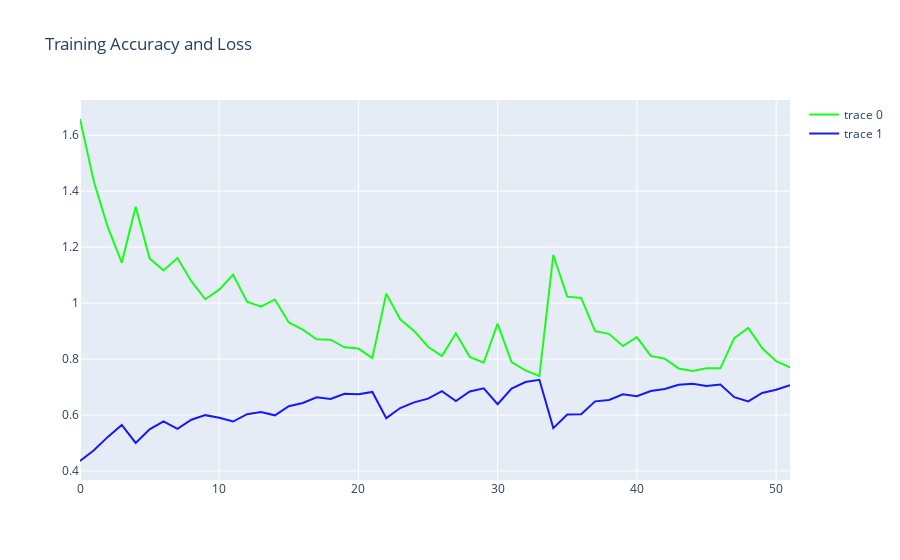

Write notebook code for a chart like this one.
### Markdown cell above
# Plotting results

### Code cell
x_ = np.array(range(len(history.history['loss']))) # get loss values from the history
trace1 = go.Scatter(
        x = x_,
        y = history.history['loss'], # get loss values from the history
        mode = "lines",
        marker = dict(color = "rgba(0,255,0,0.9)"),
        text = "Loss"
)
trace2 = go.Scatter(
        x = x_,
        y = history.history['accuracy'],# get accuracy values from the history
        mode = "lines",
        marker = dict(color = "rgba(0,0,255,0.9)"),
        text = "Accuracy"
)
data = [trace1,trace2]
layout = dict(title = "Training Accuracy and Loss")
fig = dict(data = data,layout=layout)
iplot(fig)

### Figure 1 — Plotly figure (JSON) as saved in the notebook; plotly's stock layout.template omitted (floating-point values rounded to 4 significant figures)
{"data": [{"marker": {"color": "rgba(0,255,0,0.9)"}, "mode": "lines", "text": "Loss", "type": "scatter", "x": [0, 1, 2, 3, 4, 5, 6, 7, 8, 9, 10, 11, 12, 13, 14, 15, 16, 17, 18, 19, 20, 21, 22, 23, 24, 25, 26, 27, 28, 29, 30, 31, 32, 33, 34, 35, 36, 37, 38, 39, 40, 41, 42, 43, 44, 45, 46, 47, 48, 49, 50, 51], "y": [1.658, 1.434, 1.271, 1.144, 1.345, 1.16, 1.117, 1.161, 1.078, 1.014, 1.048, 1.101, 1.005, 0.9869, 1.013, 0.9308, 0.9053, 0.8708, 0.8691, 0.8417, 0.8373, 0.803, 1.034, 0.9421, 0.9005, 0.8439, 0.8103, 0.8919, 0.8077, 0.7865, 0.9263, 0.7891, 0.7594, 0.7387, 1.172, 1.023, 1.019, 0.8997, 0.89, 0.8466, 0.878, 0.8109, 0.8011, 0.7663, 0.7571, 0.7671, 0.7667, 0.8748, 0.9114, 0.8392, 0.7922, 0.7699]}, {"marker": {"color": "rgba(0,0,255,0.9)"}, "mode": "lines", "text": "Accuracy", "type": "scatter", "x": [0, 1, 2, 3, 4, 5, 6, 7, 8, 9, 10, 11, 12, 13, 14, 15, 16, 17, 18, 19, 20, 21, 22, 23, 24, 25, 26, 27, 28, 29, 30, 31, 32, 33, 34, 35, 36, 37, 38, 39, 40, 41, 42, 43, 44, 45, 46, 47, 48, 49, 50, 51], "y": [0.4353, 0.4735, 0.5216, 0.5643, 0.5, 0.5483, 0.5771, 0.5503, 0.583, 0.5993, 0.5901, 0.5764, 0.6026, 0.6101, 0.5986, 0.6313, 0.6427, 0.663, 0.6571, 0.6757, 0.6741, 0.6822, 0.5885, 0.6248, 0.645, 0.6584, 0.6852, 0.6496, 0.6839, 0.6953, 0.6381, 0.6943, 0.7175, 0.7257, 0.5529, 0.6012, 0.6022, 0.6486, 0.6535, 0.6737, 0.6672, 0.6855, 0.693, 0.7077, 0.7116, 0.7031, 0.7087, 0.6636, 0.6486, 0.6786, 0.6901, 0.7061]}], "layout": {"title": {"text": "Training Accuracy and Loss"}}}
